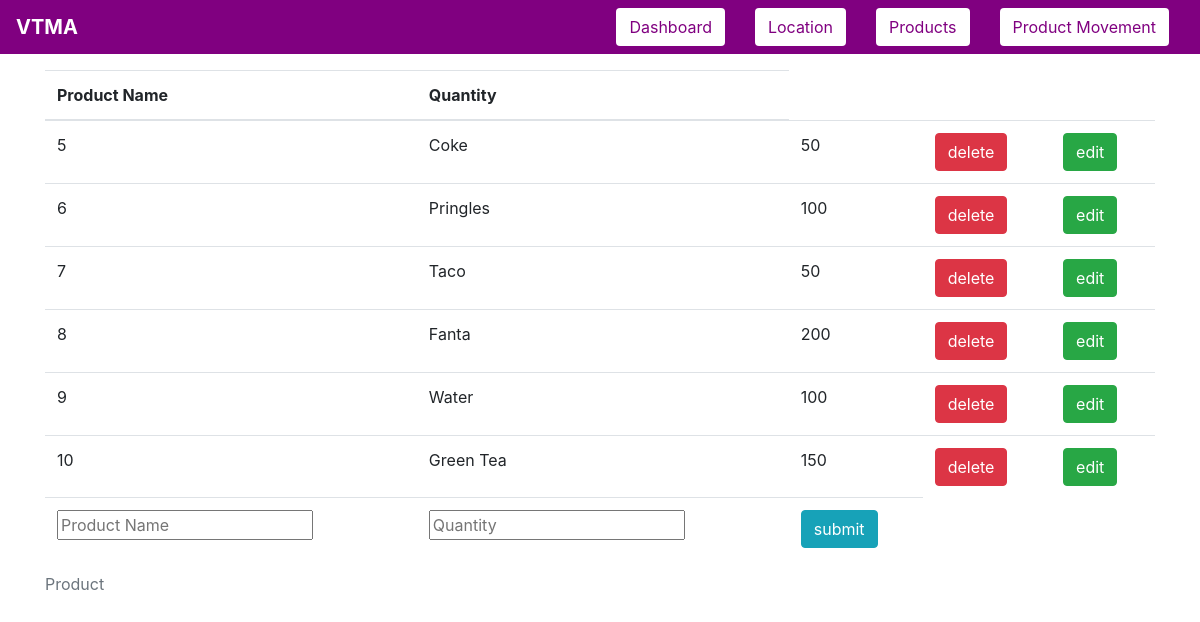
The app's page /product, older data.
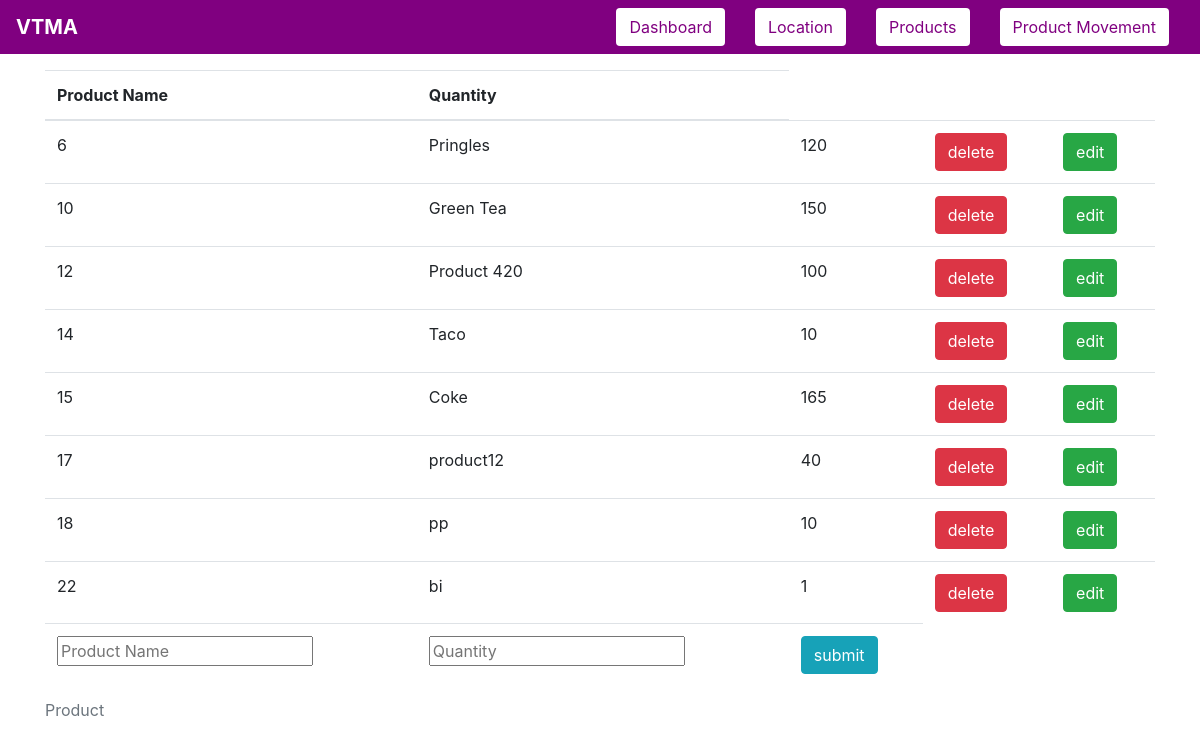
The same page, newer data.
### tables this page shows
CREATE TABLE products(prod_id INTEGER PRIMARY KEY AUTOINCREMENT,
                    prod_name TEXT UNIQUE NOT NULL,
                    prod_quantity INTEGER NOT NULL,
                    unallocated_quantity INTEGER);

### app.py (the view)
@app.route("/product", methods=["GET"])
def get_products():
    db = sqlite3.connect(DATABASE_NAME)
    cursor = db.cursor()
    cursor.execute(select_from_product)
    products = cursor.fetchall()
    return render("product.html", link=link, products=products, title="Products Log")

### templates/product.html (shortened to what this page needs)
{% extends 'base-template.html' %}
{% block content %}
    <div class="container">
        <table class="table">
         <caption>Product</caption>
            <thead>
                <th scope="col">Product Name</th>
                <th scope="col">Quantity</th>
            </thead>
            <tbody>
                {% for product in products %}
                    <tr>
                        <td>{{ product[0] }}</td>
                        <td>{{ product[1] }}</td>
                        <td>{{ product[2] }}</td>
                        <td>
                            <a href="{{ url_for('delete', prod_id=product[0], type='product') }}">
                                <button name="button" type="button" class="btn btn-danger" value= "delete" >delete</button><br>
                            </a>
                        </td>
                        <td>
                            <button name="button" type="button" class="btn btn-success" value= "edit" data-toggle="modal" data-target="#edit_{{ product[0] }}" >edit</button><br>
                        </td>
                    </tr>
                {% endfor %}
                <tr>
                    <form action = "{{ url_for('add_product') }}" method = "POST">
                        <td>
                            <input name = "prod_name" placeholder="Product Name" required autofocus>
                        </td>
                        <td>
                            <input name = "prod_quantity" placeholder="Quantity" required>
                        </td>
                        <td>
                            <input type= "submit" class="btn btn-info btn-group-toggle" value= "submit" /><br>
                        </td>
                    </form>
                </tr>
            </tbody>
        </table>
    </div>
{% endblock %}

### templates/base-template.html (shortened to what this page needs)
<!doctype html>
<html lang="en">
    <head>
        <link rel="stylesheet" href="{{ url_for('static', filename='bootstrap.min.css') }}">
    </head>
    <body>
        <nav class="navbar navbar-expand-lg" style="background-color: purple; position: fixed;width: 100%;z-index: 2;">
            <div class="collapse navbar-collapse" id="navbarSupportedContent">
                <ul class="navbar-nav mr-auto purple-bg" style="font-size:20px; color:white; font-weight:bold;">VTMA</ul>
                <div class="col-auto">
                <button type="button" class="btn" style="background-color: white; color: purple;" onclick="location.reload();location.href='{{ link.index }}'">Dashboard</button>
            </div>
                <div class="col-auto">
                  <button type="button" class="btn " style="background-color: white; color: purple;" onclick="location.reload();location.href='{{ link.location }}'">Location</button>
                </div>
                <div class="col-auto">
                  <button type="button" class="btn " style="background-color: white; color: purple;" onclick="location.reload();location.href='{{ link.product }}'">Products</button>
                </div>
                <div class="col-auto">
                  <button type="button" class="btn" style="background-color: white; color: purple;" onclick="location.reload();location.href='{{ link.movement }}'">Product Movement</button>
                </div>
            </div>
	    </nav>
        {% block content %}
        {% endblock %}
    </body>
</html>

### templates/base-template.html (style rules this page uses)
.container { padding-top: 70px; }

Row changes from the older to the newer data that the page shows:
removed products: prod_id "5", prod_name "Coke", prod_quantity "50"
removed products: prod_id "7", prod_name "Taco", prod_quantity "50"
removed products: prod_id "8", prod_name "Fanta", prod_quantity "200"
removed products: prod_id "9", prod_name "Water", prod_quantity "100"
changed products "Pringles": prod_quantity "100" → "120"
added products: prod_id "12", prod_name "Product 420", prod_quantity "100"
added products: prod_id "14", prod_name "Taco", prod_quantity "10"
added products: prod_id "15", prod_name "Coke", prod_quantity "165"
added products: prod_id "17", prod_name "product12", prod_quantity "40"
added products: prod_id "18", prod_name "pp", prod_quantity "10"
added products: prod_id "22", prod_name "bi", prod_quantity "1"
